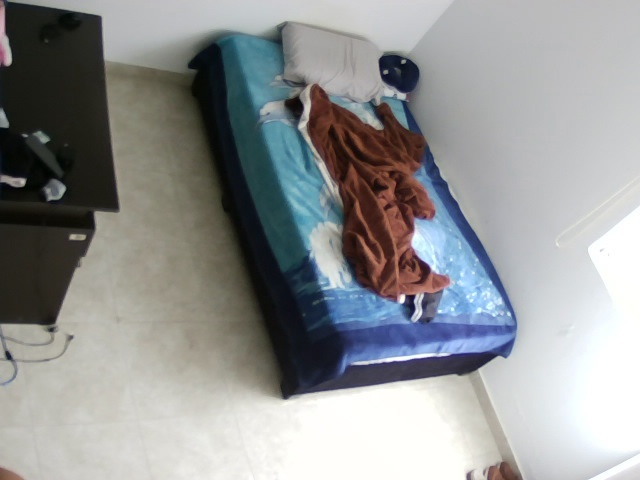
#> input picture dataset_posturas/seleccionadas/SIN_PERSONA/camara_1/20261102_160124_826025_000000.jpg, 640 x 480 px; its folder holds only this picture in this run
$ python limpiar_dataset.py
#> lines starting #> are read from the running program, lines starting #| are printed output that depends on the picture
import os
import cv2

# Ruta donde tienes guardadas tus imágenes clasificadas
CARPETA_DATASET = os.path.join("dataset_posturas", "seleccionadas")

def limpiar_dataset():
    if not os.path.exists(CARPETA_DATASET):
        print(f"No se encontró la carpeta: {CARPETA_DATASET}")
        return

    # Recorrer todas las categorías y subcarpetas de cámaras
    for categoria in os.listdir(CARPETA_DATASET):
        ruta_categoria = os.path.join(CARPETA_DATASET, categoria)

        if not os.path.isdir(ruta_categoria):
            continue

        print(f"\n--- Revisando categoría: {categoria} ---")

        # Buscar en las subcarpetas (ej. camara_1, camara_2)
        for subfolder in os.listdir(ruta_categoria):
            ruta_sub = os.path.join(ruta_categoria, subfolder)

            if not os.path.isdir(ruta_sub):
                continue

            imagenes = [f for f in os.listdir(ruta_sub) if f.lower().endswith(('.jpg', '.jpeg', '.png'))]

            if not imagenes:
                continue

            print(f"Subcarpeta: {subfolder} ({len(imagenes)} imágenes)")
            print("Controles: [ESPACIO o ENTER] = Conservar | [D o SUPR] = Borrar imagen | [ESC] = Salir")

            for img_nombre in imagenes:
                ruta_imagen = os.path.join(ruta_sub, img_nombre)
                frame = cv2.imread(ruta_imagen)
#> frame is the input picture: shape (480, 640, 3); mean B, G, R 148.6, 148.3, 146.5

                if frame is None:
                    continue

                # Mostrar el nombre del archivo y la categoría en la imagen
                display_frame = frame.copy()
                cv2.putText(display_frame, f"Cat: {categoria}", (10, 30),
                            cv2.FONT_HERSHEY_SIMPLEX, 0.7, (0, 255, 255), 2)
                cv2.putText(display_frame, "[ESPACIO]=Guardar  [D]=Borrar", (10, 60),
                            cv2.FONT_HERSHEY_SIMPLEX, 0.6, (0, 255, 0), 2)
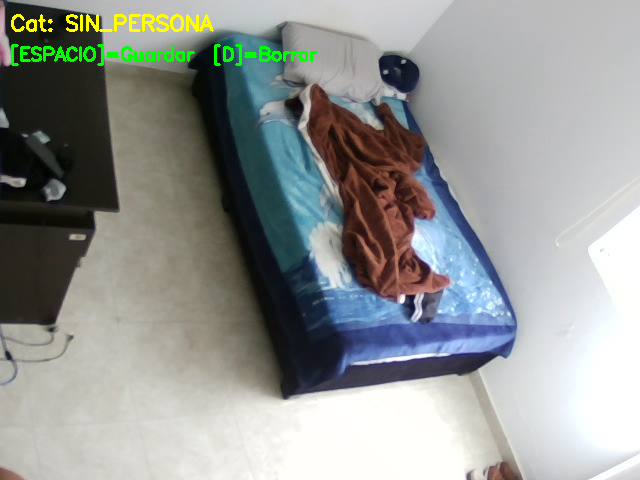
#> display_frame: shape (480, 640, 3); mean B, G, R 147.4, 150.2, 146.6

                cv2.imshow("Limpieza de Dataset - GerIApp", display_frame)
                tecla = cv2.waitKey(0) & 0xFF
#> (key Esc is pressed here)

                # Tecla ESC para salir por completo
                if tecla == 27:
                    print("\nProceso de limpieza interrumpido por el usuario.")
                    cv2.destroyAllWindows()
                    return

                # Tecla 'd' o retroceso para borrar
                elif tecla in (ord('d'), ord('D'), 8):
                    os.remove(ruta_imagen)
                    print(f"[BORRADA] {img_nombre}")

                # Cualquier otra tecla (como espacio o enter) conserva la imagen
                else:
                    print(f"[CONSERVADA] {img_nombre}")

    cv2.destroyAllWindows()
    print("\n¡Limpieza de dataset finalizada con éxito!")

if __name__ == "__main__":
    limpiar_dataset()

$ run again, on dataset_posturas/seleccionadas/SIN_PERSONA/camara_2/20261102_160130_832917_000002.jpg
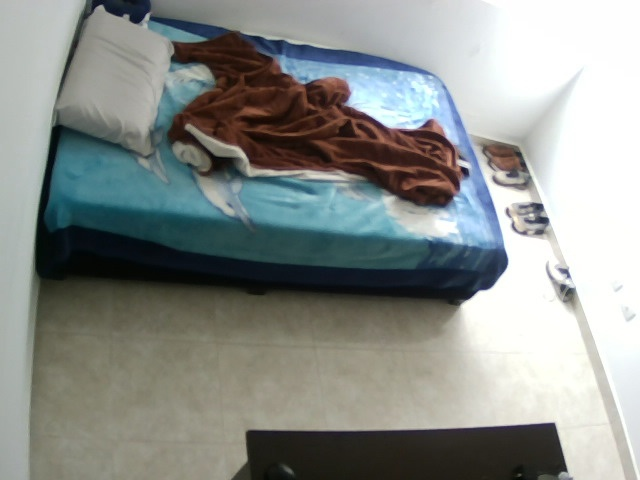
#> input picture dataset_posturas/seleccionadas/SIN_PERSONA/camara_2/20261102_160130_832917_000002.jpg, 640 x 480 px
#> in limpiar_dataset, frame is the input picture: shape (480, 640, 3); mean B, G, R 140, 143.6, 139.1
#> in limpiar_dataset, `cv2.putText(display_frame, "[ESPACIO]=Guardar  [D]=Borrar", (10, 60), ..`:
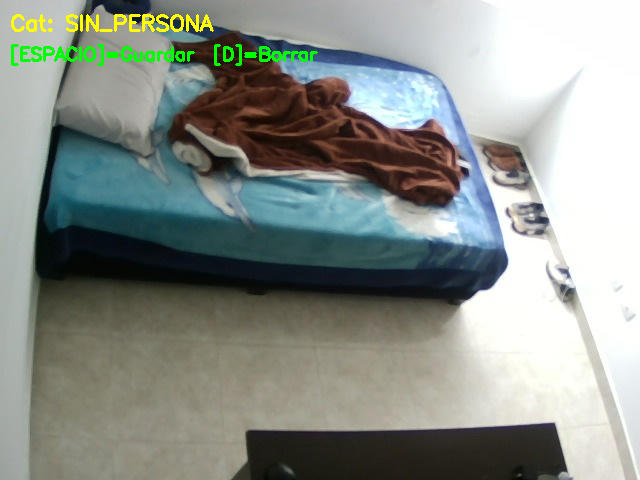
#> display_frame: shape (480, 640, 3); mean B, G, R 138.6, 145.2, 139
